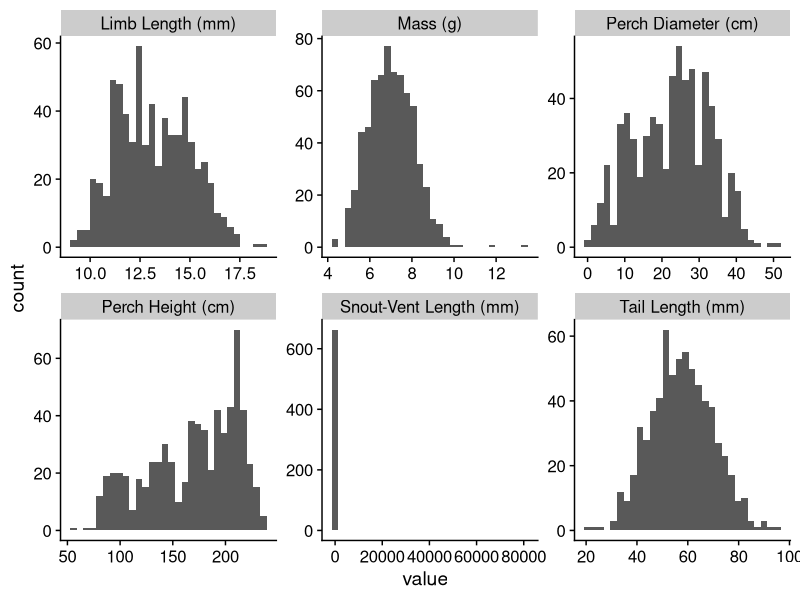
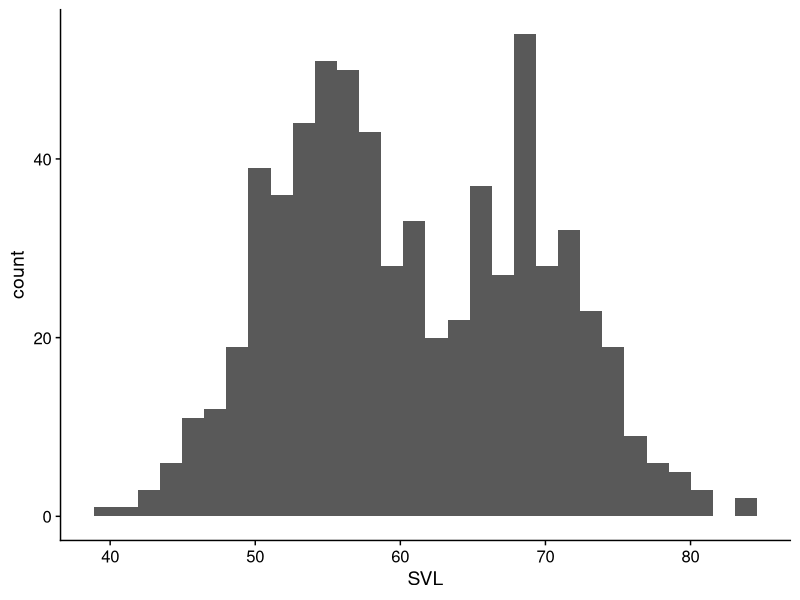

Write R code to recreate these figures, in order. (Note: this script raises an error after producing the figures.)
### Week 4: Exploratory Data Analysis (review and synthesis)

library(tidyverse)
library(cowplot)
theme_set(theme_cowplot())

#### Data Cleaning: The lizard data ####

# We want to take a look at a more less processed version of the lizard data we've been working with
# It's currently stored in an excel file
library(readxl) # installed with tidyverse

# Since excel files have multiple sheets, we need to know which ones the data we want is in
excel_sheets("data/anoles_messy.xlsx")

# Let's start with the individual data

messy_lizards <- read_excel("data/anoles_messy.xlsx", sheet = "individual_data")

glimpse(messy_lizards) 
View(messy_lizards)

# This data is tidy
# Each row is a single observation,
# Each column is a variable.
# However, sometimes it might be convienient to work with data in an non-tidy form

# Let's put all of the numeric variables 
  # into a single column.

# This can help us see if there are any obvious problems with our data 

extra_long_lizards <- messy_lizards %>% 
  pivot_longer(contains("("),
               names_to = "variable", values_to = "value")
# the contains() function selects all variables with a "(" in their name
# You can find simlar functions by putting ?select_helpers into the console
# an alternative way to write this: 
# extra_long_lizards <- messy_lizards %>% 
#                 pivot_longer(-c(`Anole ID`:Color_morph), 
#                       names_to = "variable", values_to = "value")

# Now let's do some quick visualizations to see if anything's particularly wrong
extra_long_lizards %>% ggplot() + 
  aes(x = value) + # aes() connects columns in the data frame to graph features
  geom_histogram() + # Alternatively, you could try:
  # geom_density() + 
  # geom_freqpoly() +
  facet_wrap(~variable, scales = "free") # A facet creates different sub-plots; 
# scales = "free" lets the different plots have different axis ranges

# Something looks funny with Snout-Vent Length

messy_lizards %>% # arrange(desc(...)) sorts in descending order
  arrange(desc(`Snout-Vent Length (mm)`)) %>% glimpse

## Our problem lizard is apparently 80 meters long.
## You can either replace this with a missing value (NA) or check if there was a data entry error.
## For this hypothetical example, let's say we our data sheet said it was supposed to be 80.4

# Most of the time, you'll probably just edit in your data sheet, but
# this is another option
messy_lizards <- messy_lizards %>% 
  mutate(`Snout-Vent Length (mm)` = # The if_else() function
           if_else(`Snout-Vent Length (mm)` == 80469.2, # This is a condition
                   80.4, # It returns this value where the condition is TRUE
                   `Snout-Vent Length (mm)`)) # and this value where it is FALSE

# Let's make these names easier to work with
messy_lizards <- messy_lizards %>% 
  rename(ID = `Anole ID`, SVL = `Snout-Vent Length (mm)`,
         Tail = `Tail Length (mm)`, Limb = `Limb Length (mm)`, Mass = `Mass (g)`,
         Height = `Perch Height (cm)`, Diameter = `Perch Diameter (cm)`)

messy_lizards %>% ggplot(aes(x = SVL)) + geom_histogram()


##############
## Exercise: 
## Re-make extra_long_lizards now that we've corrected the data, 
## and re-create the summary graphs. 
##############

# Let's look at the site-level anole data
anole_sites = read_csv("data/anoles_messy.xlsx", sheet = "site_data")

anole_sites
## The Precipitation and Temperature rows have text included with their values.  

##########
## Exercise:
## Use the separate() command from last week to remove the units 
  ## from Precipitation and Temperature columns;
## What does the 'convert = TRUE' argument in separate() do, 
  ## and would it be useful in this case?
##########


# We'd like to combine this table with the individual anole data.  
  # To do that, we need a join operation
anole_data = left_join(messy_lizards, anole_sites, by = "Site") 
  # there are a variety of join functions; 
  # look at the dplyr cheatsheet to get a feel for them
anole_data # This adds new columns to anole corresponding to the site's temp., precip., lat., and long.

# Let's save our cleaned and joined data.
write_csv(anole_data, "data/clean_anole_data.csv")

### Calculate and visualize summary statistics ####

# A common EDA question: How does the mean (w/ standard error) 
  # for the variables of interest in different groups/treatments?

# We can use a scoped summarize command to do this:
  # summarize_at: summarizes named columns
  # summarize_if: summarizes columns that meed a condition
  # summarize_all: summarizes all columns

# We want to get the mean and standard error of all numeric variables,
  # separated by Site
# first, we need to tell R how to calculate standard error:
standard_error = function(x, na.rm = FALSE) {
  n = sum(!is.na(x))
  sd(x, na.rm = na.rm) / sqrt(n)
}

anole_smry = anole_data %>% 
  group_by(Site) %>% 
  summarize_at(.vars = vars(Limb:Tail), 
   # the vars() function tells a scoped dplyr verb to use those columns; 
   # you can use anything inside of it that you'd use with select()
   .funs = list(Mean = mean, SE = standard_error), # functions to use are a named list
   na.rm = TRUE # extra named arguments to pass to ALL functions
   )

##############
### Exercise: 
##############

# Turn anole_smry into a plot that exaimes the Mean +/- SE for each trait
# Hint: you should facet by the trait type, with the trait value on the y axis
  # and site on the x
# You will want to reshape your data (a similar week 3 example could prove helpful)
# Hint: to draw a mean with error bars, use geom_point() for the mean
  # and geom_linerange(aes(ymin = Mean - SE, yamx = Mean + SE)) for the bars


#### Yeast Data Cleaning ####
# Clean the following dataset
yeast_dat_messy = read_csv("data/yeast_data.csv")

# Data Cleaning info
# Notes: The GID, YORF, and GWEIGHT columns are not necessary
# The NAME column contains multiple variables, which are separated by "---":
# gene name, biological process, molecular function, systematic_id, and an extra ID number

# You will probalby want to remove the extra spaces around these new variables
# The function trimws() can do this; use it on each of the newly created columns
# (Hint: You can use individual mutate() commands, or try mutate_at())
# mutate_at works on columns the same way that select() does

# The reamining columns (G0.05 through U0.3) indicate TWO variables in their name
# The nutrient that was added to the substrate (first letter) and rate at which it was added (the rest)
# the values in these columns is the gene expression level
# Finally, remove anything with no expression data or no systematic id (empty quotes, "" or NA values)

# Some of the steps for this correspond with parts of the tidy data lesson.

# You can use this code to get the full names of the nutrients
# just be sure to adjust the names of 'clean_data' and 'nutrient' if necessary
clean_data %>%
  mutate(nutrient = recode(nutrient, 
                           G = "Glucose", L = "Leucine", P = "Phosphate",
                           S = "Sulfate", N = "Ammonia", U = "Uracil"))


# Visually explore the data

# There's way too much here to visually explore, but we can look at some interesting subsets.

# Exercise: How does the gene expression of LEU1 (gene_name == "LEU1") 
  # differ with increased nutrient rate?  How does this differ among nutrients? 
  # Is this pattern similar amongst different genes associated with 
  # leucine biosynthesis (BP == "leucine biosynthesis")?  
  # Visually explore the results

